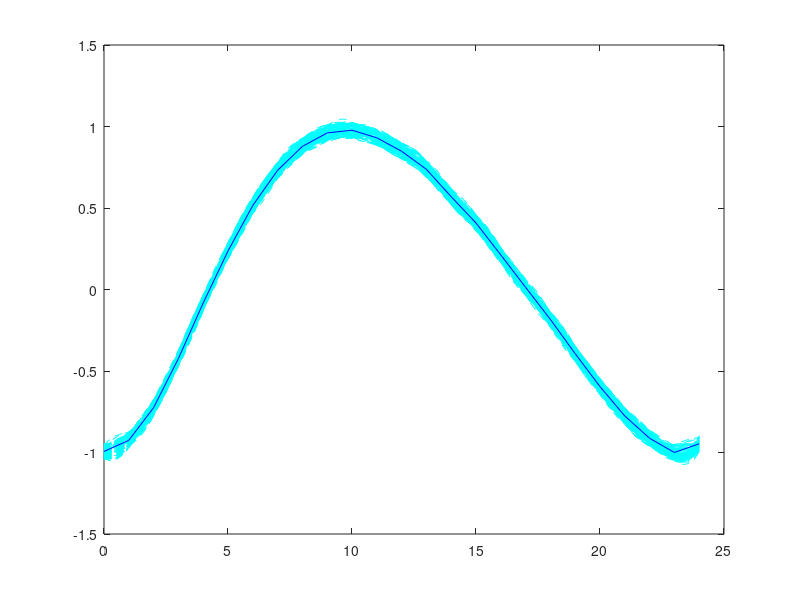

Here is the MATLAB script that generated this plot: (Note: this script raises an error after producing the figure.)
%%%%%%%%%%%%%%%%%%%%%%%%%%%%%%%%%%%%%%%%%%%%%%%%%%%%%%%%%%%%%%%%%%
%%% Genaralized Harmonics Analysis of expreimental time-series %%%
%%%%%%%%%%%%%%%%%%%%%%%%%%%%%%%%%%%%%%%%%%%%%%%%%%%%%%%%%%%%%%%%%%
clear

%%% read time-series data %%%
C30 = csvread('timeseries_example.csv');

%%% number of data sets %%%
N = 100;
periodC30 = zeros(1,N);
NSC30 = zeros(1,N);

%%% delete overlapping time %%%
difC30 = C30(2:end,1)-C30(1:end-1,1);
istC30 = find(difC30 == 0);
uC30 = C30;
uC30(istC30,:) = [];

%%% spline interpolation %%%
uC30x = (0:1:24)';
spuC30 = spline(uC30(:,1),uC30(:,2),uC30x);

%%% normalization %%%
spnC30 = spuC30/max(abs(spuC30));

%%% noise adding %%%
noisyC30 = zeros(length(spnC30),N);

for bw = 1:N
    noisyC30(:,bw) = spnC30+0.1*(rand(length(spnC30),1)-1/2);
end

%%% spline interpolation %%%
fcC30x = (0:0.1:24)';
spnoisyC30 = zeros(length(fcC30x),N);

figure
hold on
for bd = 1:N
    spnoisyC30(:,bd) = spline(uC30x,noisyC30(:,bd),fcC30x);

    plot(fcC30x,spnoisyC30(:,bd),'c--')
end
plot(uC30x,spnC30,'b-')
hold off
box on

spleC30 = length(spnoisyC30(:,1));

%%% Parameter for GHA %%%
Enum = 100;
dt = fcC30x(2)-fcC30x(1);

%%% NS calculation %%%
for bq = 1:N
    %%% peak detection %%%
    pnC30 = zeros(1,125);
    inC30 = zeros(1,125);

    ipnC30 = 1;
    for zi = 2:spleC30-1
        if spnoisyC30(zi,bq) < spnoisyC30(zi-1,bq) && spnoisyC30(zi,bq) < spnoisyC30(zi+1,bq) && spnoisyC30(zi,bq) < -0.75  % 前後の値より大きい場合はピーク
            pnC30(ipnC30) = spnoisyC30(zi,bq);
            inC30(ipnC30) = zi;
            ipnC30 = ipnC30+1;
        end
    end

    zeroC30 = find(pnC30 == 0);
    pnC30(zeroC30) = [];
    inC30(zeroC30) = [];

    f_inC30 = find(inC30 < 100);
    l_inC30 = find(inC30 > 100);

    if length(f_inC30) == 1
        inC30_1 = inC30(f_inC30);
        pnC30_1 = pnC30(f_inC30);
    elseif isempty(f_inC30)
        inC30_1 = 1;
        pnC30_1 = spnoisyC30(1);
    else
        [pnC30_1, ka] = max(pnC30(f_inC30));
        inC30_1 = inC30(ka);
    end

    if length(l_inC30) == 1
        inC30_2 = inC30(l_inC30);
        pnC30_2 = pnC30(l_inC30);
    elseif isempty(l_inC30)
        inC30_2 = spleC30;
        pnC30_2 = spnoisyC30(end,bq);
    else
        [pnC30_2, kb] = max(pnC30(l_inC30));
        inC30_2 = inC30(l_inC30(kb));
    end

    %%% amplitude detrending %%%
    lognC30 = log([-pnC30_1 -pnC30_2]);
    rnC30 = polyfit(fcC30x([inC30_1 inC30_2]),lognC30,1);
    dnC30x = fcC30x(inC30_1:inC30_2);
    dnC30 = exp(-rnC30(1)*dnC30x).*spnoisyC30(inC30_1:inC30_2,bq);

    %%% Generalized Harmonic Analysis (GHA) %%%
    y = dnC30;
    ymean = mean(y);
    y = y-ymean;
    period = dnC30x(end)-dnC30x(1);
    periodC30(bq) = period;
    run('GHA.m')
    NSC30(bq) = sqrt(sum(au(1:3))/sum(ad(1:3)));
end

mNSC30 = mean(NSC30);

figure
hold on
swarmchart(ones(1,N),NSC30,'k*','XJitterWidth',0.6)
plot([0.7 1.3],[mNSC30 mNSC30],'k-')
xlim([0.6 1.4])
set(gca, 'XTick', []);
xlabel('example')
ylabel('NS distribution')
hold off
box on
